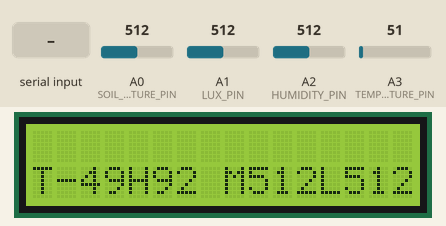
Simulated run of this sketch. Board: Arduino Uno, built with avr-gcc and run on an emulated ATmega328P. On the bench: 16×2 character LCD. Inputs (shaded band) come from the test bench; at power-on: A3 (TEMPERATURE_PIN) = 51, A2 (HUMIDITY_PIN) = 512, A0 (SOIL_MOISTURE_PIN) = 512, A1 (LUX_PIN) = 512. What the sketch prints to the serial monitor is not drawn.

Above: at 1.2 s.
1.3 s: A3 (TEMPERATURE_PIN) set to 61
At 2.2 s:
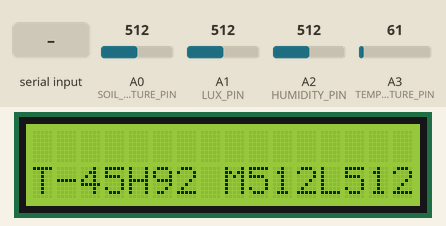
2.9 s: A2 (HUMIDITY_PIN) set to 533
At 4.0 s:
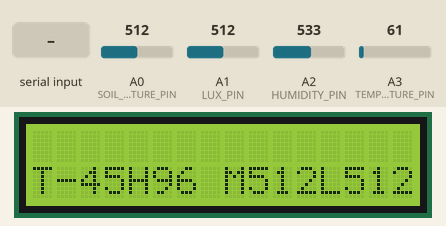
4.5 s: A2 (HUMIDITY_PIN) set to 559
At 5.7 s:
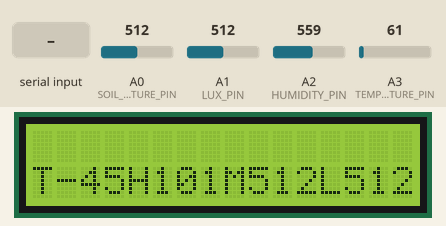
6.0 s: "1" received over Serial
At 6.7 s:
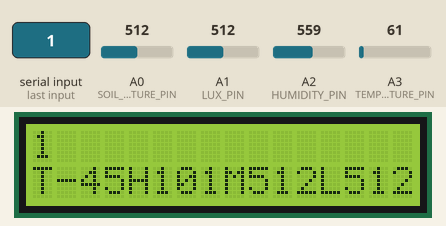
9.0 s: A0 (SOIL_MOISTURE_PIN) set to 716
At 9.8 s:
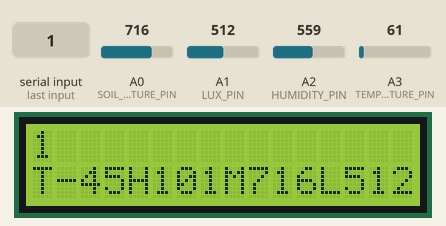
12.0 s: A1 (LUX_PIN) set to 716
At 12.7 s:
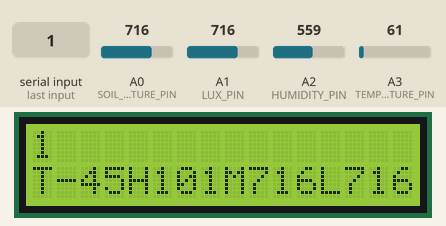
Timing chart, 0 to 14.6 s (numbered marks = the images above; inputs shaded):
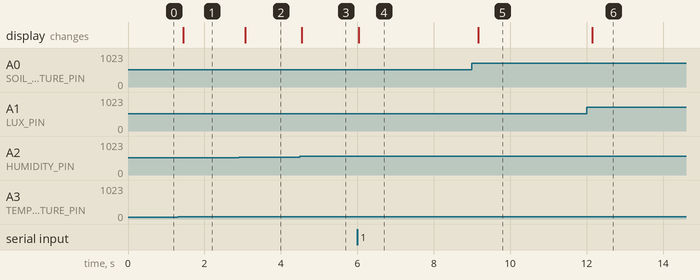

Measured:
- after the input at 1.3 s, the display: changes after 0.15 s (image 1)
- after the input at 2.9 s, the display: changes after 0.16 s (image 2)
- after the input at 4.5 s, the display: changes after 0.05 s (image 3)
- after the input at 6.0 s, the display: changes at once (image 4)
- after the input at 9.0 s, the display: changes after 0.16 s (image 5)
- after the input at 12.0 s, the display: changes after 0.15 s (image 6)

The sketch:

sensor_node_v0.1.ino
```cpp
// ~~~~~~~~~~~~~~~~~~~~~~~~~~~~~~~~~~~~~~~~~~~
//
//  T = tmp = Temperature in Celsius: C (A3)
//  H = hum = Relative Humidity: % (A3)
//  M = mst = Soil Moisture: % (A2)
//  L = lux = Ambient light levels: lux (A1)
//
// ~~~~~~~~~~~~~~~~~~~~~~~~~~~~~~~~~~~~~~~~~~~

#include <LiquidCrystal_I2C.h>

#define VREF 5.0 // Operating V of tmp & hum sensor
#define ADC_RESOLUTION 1024
#define TEMPERATURE_PIN A3
#define HUMIDITY_PIN A2
#define LUX_PIN A1
#define SOIL_MOISTURE_PIN A0

// The IP address of the Raspberry Pi Zero sent to the Arduino
char ipAddress[15];

// LCD display settings
LiquidCrystal_I2C lcd(0x27,16,2);

float tmp, hum, analogVolt, lux, mst;

void setup() {
  // Basic setup instructions for the USB connection & LCD display
  Serial.begin(9600);
  lcd.init();
  lcd.backlight();
  lcd.clear();
}

void loop() {

  // If serial information received, & no IP address has been recorded
  //  Then print the IP address to the display
  if (Serial.available() > 0 && ipAddress[0] == 0) {
    Serial.readBytes(ipAddress, Serial.available());
    lcd.setCursor(0,0);
    lcd.print(ipAddress);
  }

  // ~~~~~~~~~~~~~~~~~~~~~~~~~~~~~~~~~~~~~~~~~~~~~~~~~~~~~~~~~~~~~~~~~~~~~~~~~
  // Read & calculate all sensor values
  mst = analogRead(SOIL_MOISTURE_PIN);

  analogVolt = (float)analogRead(TEMPERATURE_PIN) / ADC_RESOLUTION * VREF;
  // Convert voltage to temperature (℃, centigrade)
  tmp = -66.875 + 72.917 * analogVolt;

  analogVolt = (float)analogRead(HUMIDITY_PIN) / ADC_RESOLUTION * VREF;
  // Convert voltage to relative humidity (%)
  hum = -12.5 + 41.667 * analogVolt;

  lux = analogRead(LUX_PIN);
  // ~~~~~~~~~~~~~~~~~~~~~~~~~~~~~~~~~~~~~~~~~~~~~~~~~~~~~~~~~~~~~~~~~~~~~~~~~

  // Send sensor data to the Raspberry Pi Zero over USB
  Serial.println();
  Serial.print("T");
  Serial.print(tmp);
  Serial.print("H");
  Serial.print(hum);
  Serial.print("L");
  Serial.print(lux);
  Serial.print("M");
  Serial.print(mst);

  // Print sensor data to the LCD display
  lcd.setCursor(0,1);
  lcd.print("T");
  lcd.print("   ");
  lcd.setCursor(1,1);
  lcd.print(round(tmp));
  lcd.setCursor(4,1);
  lcd.print("H");
  lcd.print("   ");
  lcd.setCursor(5,1);
  lcd.print(round(hum));
  lcd.setCursor(8,1);
  lcd.print("M");
  lcd.print("   ");
  lcd.setCursor(9,1);
  lcd.print(round(mst));
  lcd.setCursor(12,1);
  lcd.print("L");
  lcd.print("   ");
  lcd.setCursor(13,1);
  lcd.print(round(lux));

  delay(100);

}
```
